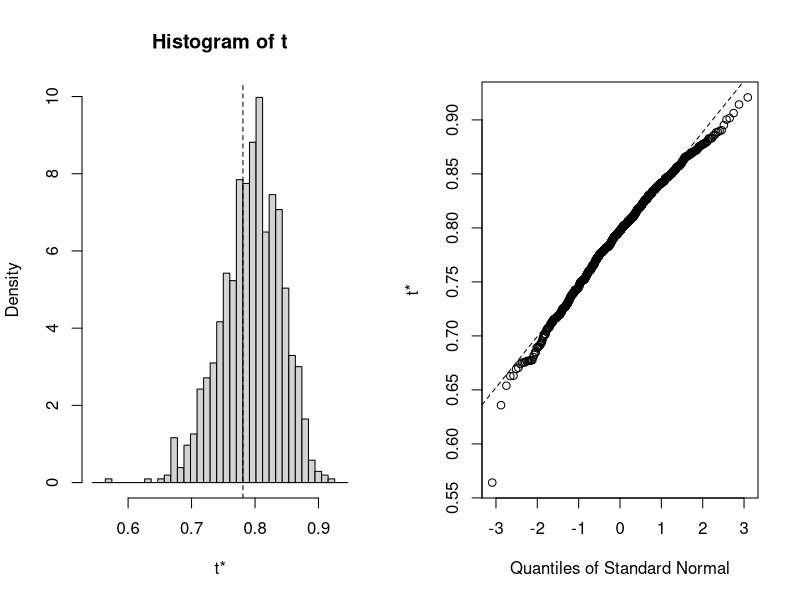

Source code (R):
## ---- chunk 1
library(boot)

r2 <- function(formula, data, index){
  d <- data[index,]
  mod <- lm(formula, data = d)
  
  return(summary(mod)$r.square)
}
## ---- chunk 2
results <- boot(data = mtcars, statistic = r2, R = 1000, formula = mpg~wt+disp)
## ---- chunk 3
results
## ---- chunk 4
plot(results)
